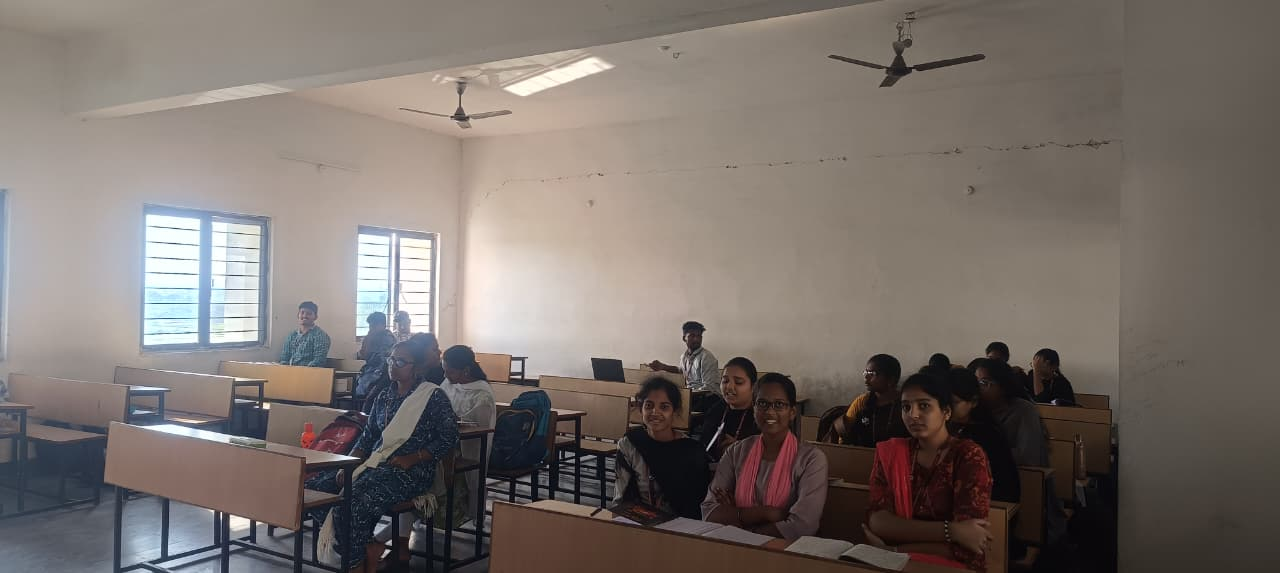
#> input picture data_all/test_inputs/WhatsApp Image 2026-01-08 at 3.24.50 PM.jpeg, 1280 x 573 px
$ python -i recognize_grok.py   (imports and definitions only)
#> lines starting #> are read from the running program, lines starting #| are printed output that depends on the picture
#> further down, picture is the input picture: shape (573, 1280, 3); mean B, G, R 107.2, 112.4, 121.1
import os
import cv2
import numpy as np
from insightface.app import FaceAnalysis
from sklearn.metrics.pairwise import cosine_similarity
from collections import defaultdict, deque

# ======================================================
# PATHS
# ======================================================
BASE_DIR = os.path.dirname(os.path.abspath(__file__))

DB_DIR   = os.path.join(BASE_DIR, "embeddings")
TEST_DIR = os.path.join(BASE_DIR, "data_all", "test_inputs")
OUT_DIR  = os.path.join(BASE_DIR, "outputs_extreme")

# [1 line not run here, left out]

EMB_NPY = os.path.join(DB_DIR, "embeddings.npy")
LBL_NPY = os.path.join(DB_DIR, "labels.npy")

# ======================================================
# RECOGNITION PARAMETERS
# ======================================================
SIM_THRESHOLD  = 0.20
WEAK_THRESHOLD = 0.10
HYSTERESIS_LOW = 0.38

QUALITY_BONUS_MAX = 0.18
TEMPORAL_ALPHA    = 0.7

# ======================================================
# DETECTION PARAMETERS
# ======================================================
SCALE_FACTORS = [0.7, 0.9, 1.0, 1.15, 1.3]
GAMMA_VALUES  = [0.6, 0.8, 1.0, 1.2, 1.5]

IOU_THRESHOLD = 0.55
MIN_FACE_SIZE = 35

# ======================================================
# LOAD DATABASE
# ======================================================
# [3 lines not run here, left out]

# [3 lines that did not run here, left out]

# [6 lines not run here, left out]
# [1 line that did not run here, left out]
# [1 line not run here, left out]

# ======================================================
# IMAGE ENHANCEMENT
# ======================================================
# [6 lines left out: function gamma_correct, not called in this run]

def apply_clahe(img):
    lab = cv2.cvtColor(img, cv2.COLOR_BGR2LAB)
#> lab: shape (573, 1280, 3); mean of channels 0, 1, 2 120.4, 130.7, 132.2
    l, a, b = cv2.split(lab)
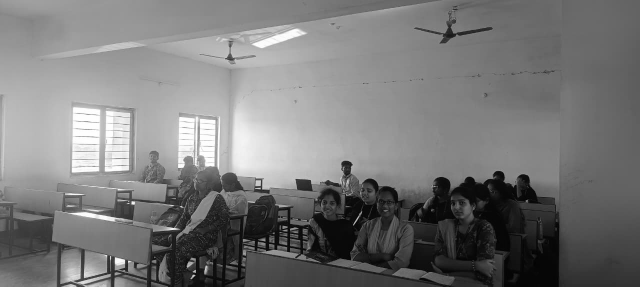
#> l: shape (573, 1280) (shown at 1/2 size); min 0, max 255, mean 120.4
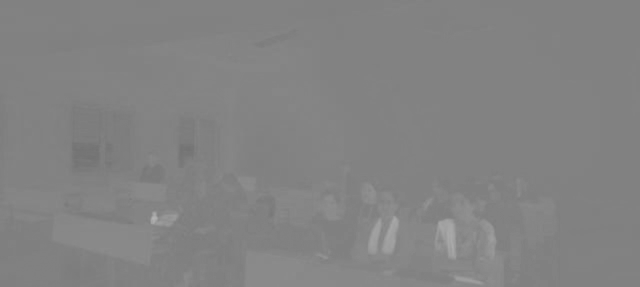
#> a: shape (573, 1280) (shown at 1/2 size); min 113, max 180, mean 130.7
    clahe = cv2.createCLAHE(clipLimit=4.0, tileGridSize=(8,8))
    l = clahe.apply(l)
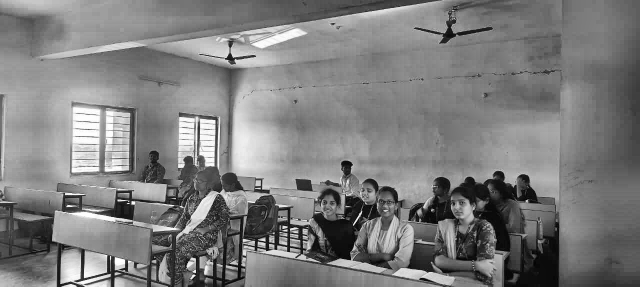
#> l: shape (573, 1280) (shown at 1/2 size); min 0, max 255, mean 125.3
    return cv2.cvtColor(cv2.merge((l,a,b)), cv2.COLOR_LAB2BGR)
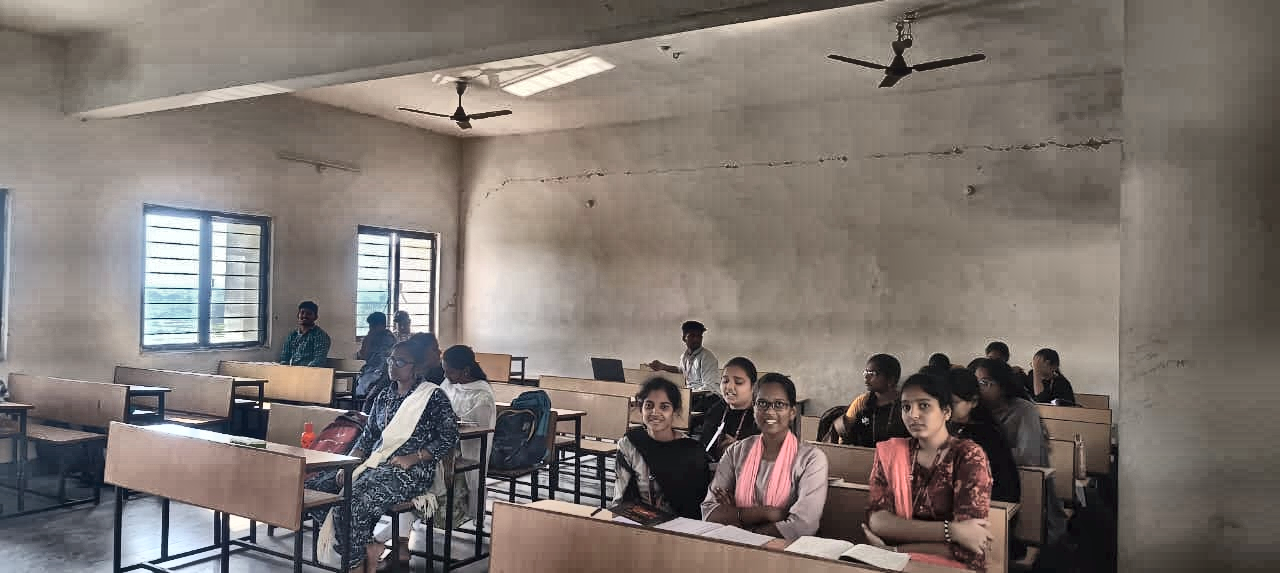
#> returned value: shape (573, 1280, 3); mean B, G, R 111.4, 116.8, 125.7

def denoise(img):
    return cv2.fastNlMeansDenoisingColored(img, None, 10, 10, 7, 21)

# ======================================================
# IOU
# ======================================================
# [35 lines left out: functions iou, soft_nms_faces, not called in this run]

# ======================================================
# TEMPORAL MEMORY
# ======================================================
identity_memory = defaultdict(lambda: deque(maxlen=10))

# ======================================================
# PROCESS IMAGES
# ======================================================
# [100 lines not run here, left out]

>>> import cv2
>>> picture = cv2.imread('data_all/test_inputs/WhatsApp Image 2026-01-08 at 3.24.50 PM.jpeg')
>>> result = apply_clahe(picture)

$ run again, on data_all/test_inputs/WhatsApp Image 2026-01-08 at 3.25.37 PM.jpeg
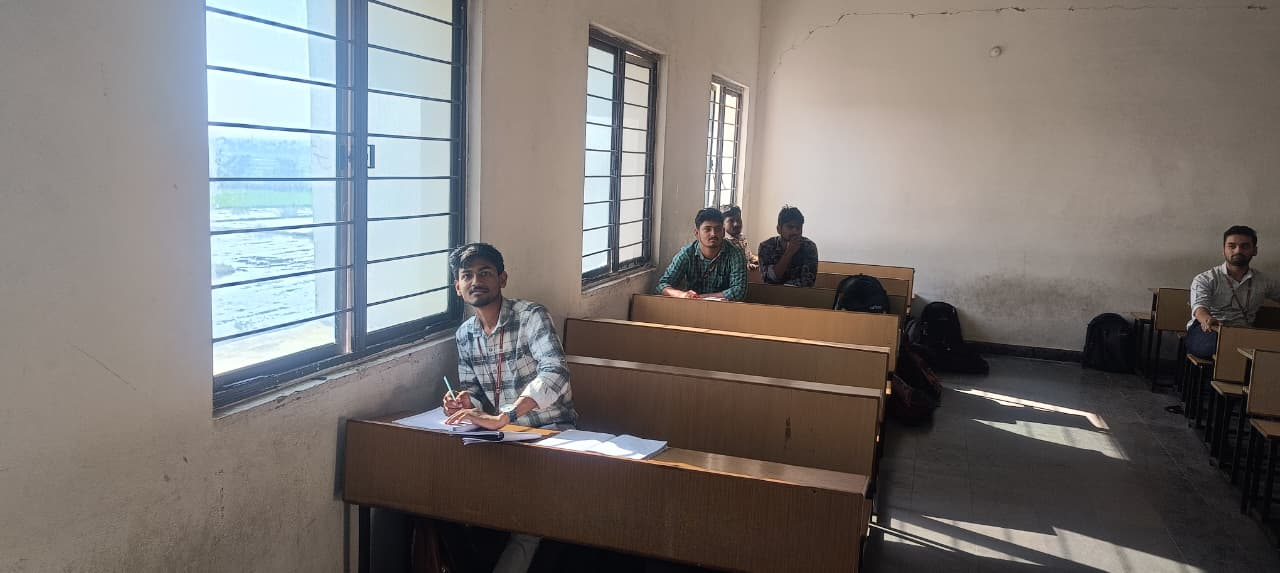
#> input picture data_all/test_inputs/WhatsApp Image 2026-01-08 at 3.25.37 PM.jpeg, 1280 x 573 px
#> picture is the input picture: shape (573, 1280, 3); mean B, G, R 115, 118, 122.9
#> lab: shape (573, 1280, 3); mean of channels 0, 1, 2 124.9, 129.8, 130.7
#> in apply_clahe, `l, a, b = cv2.split(lab)`:
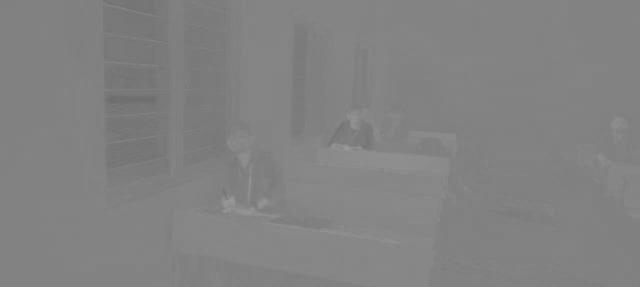
#> a: shape (573, 1280) (shown at 1/2 size); min 108, max 158, mean 129.8
#> in apply_clahe, `return cv2.cvtColor(cv2.merge((l,a,b)), cv2.COLOR_LAB2BGR)`:
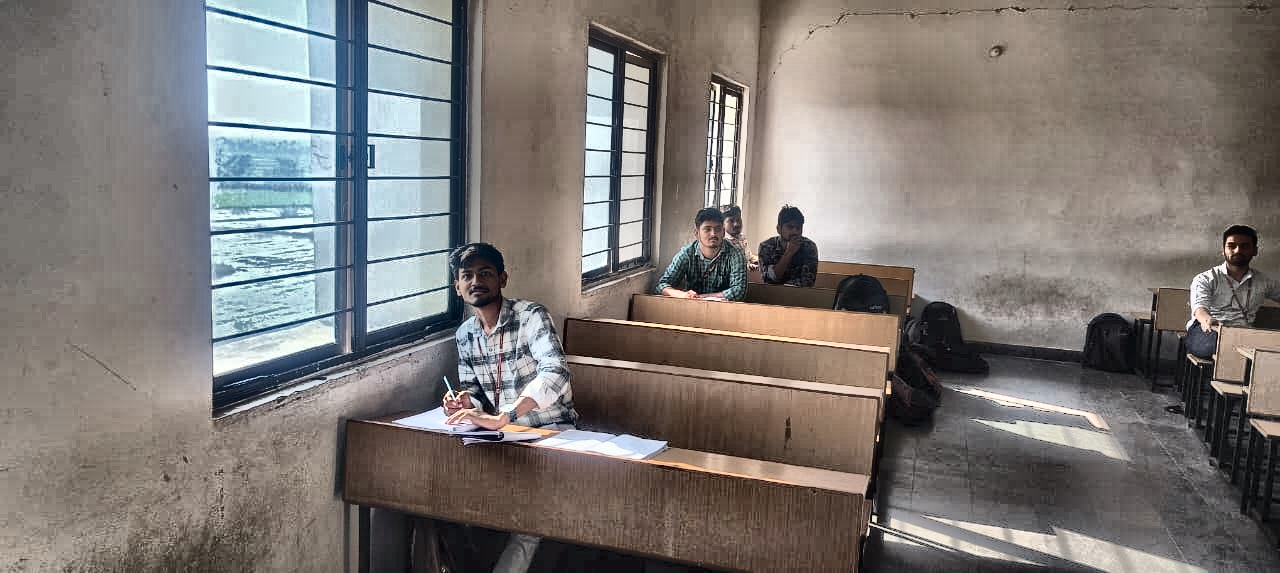
#> returned value: shape (573, 1280, 3); mean B, G, R 117.4, 120.7, 125.7

$ run again, on data_all/test_inputs/WhatsApp Image 2026-01-08 at 3.25.38 PM.jpeg
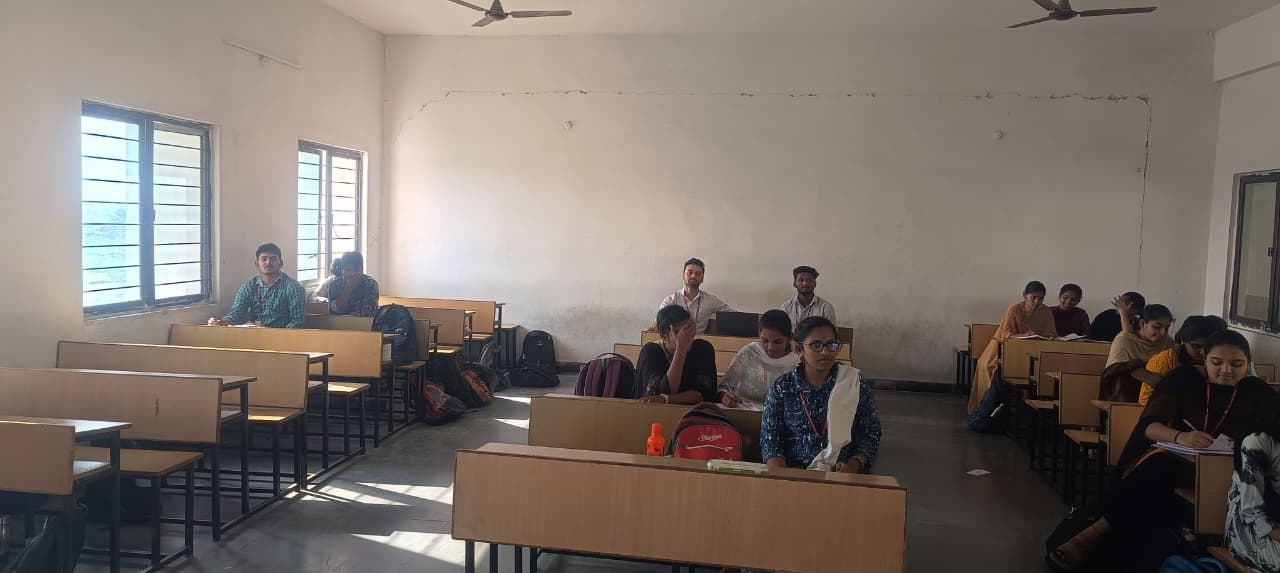
#> input picture data_all/test_inputs/WhatsApp Image 2026-01-08 at 3.25.38 PM.jpeg, 1280 x 573 px
#> picture is the input picture: shape (573, 1280, 3); mean B, G, R 107.6, 114.5, 124.1
#> lab: shape (573, 1280, 3); mean of channels 0, 1, 2 122.2, 130.8, 133.2
#> in apply_clahe, `l, a, b = cv2.split(lab)`:
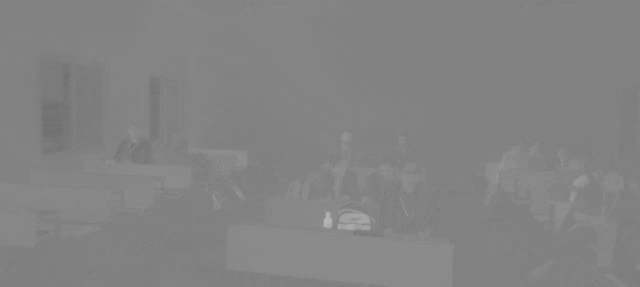
#> a: shape (573, 1280) (shown at 1/2 size); min 111, max 184, mean 130.8
#> in apply_clahe, `return cv2.cvtColor(cv2.merge((l,a,b)), cv2.COLOR_LAB2BGR)`:
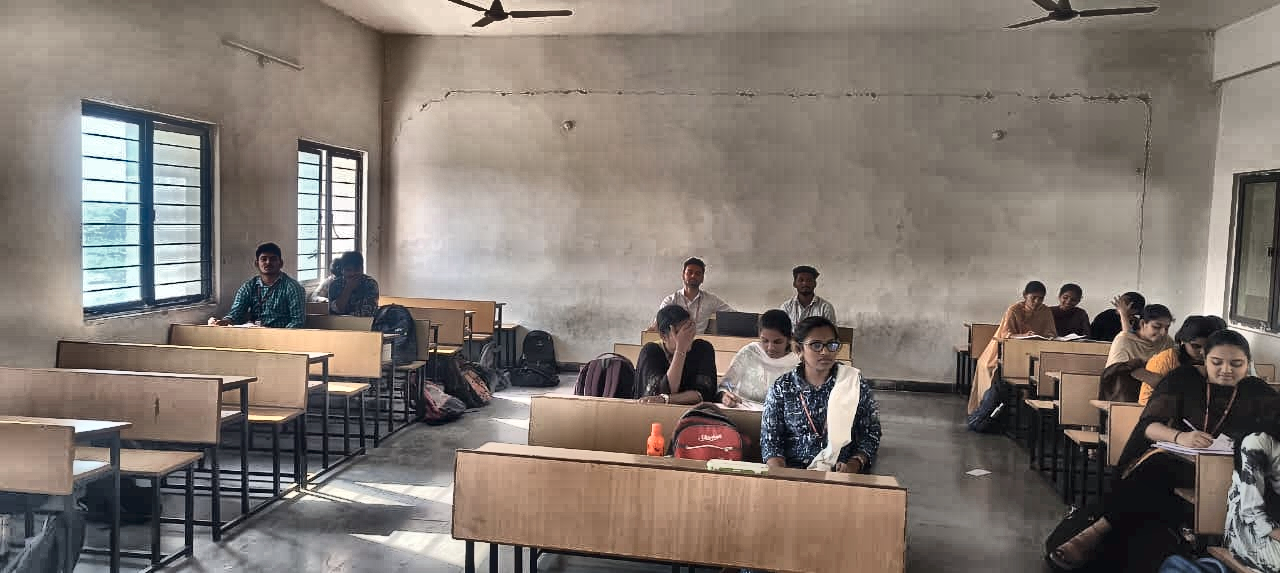
#> returned value: shape (573, 1280, 3); mean B, G, R 113, 120.2, 130
